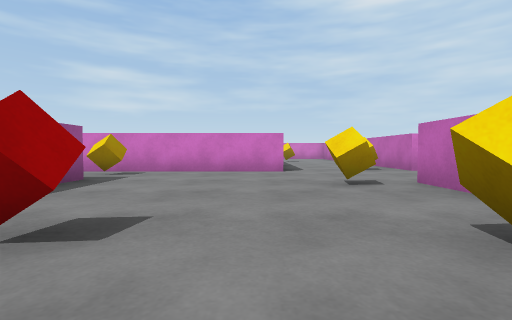
View 1 (above)

22 first-person views from a walk through a scene from a Unity 3-D project. The camera is 0.55 m above the floor, tilts 2° down and sees 85° across. The floor is counted in squares, 1 m on a side. Each view is taken from the middle of a square. On the plan, view 1 faces up. The plan holds only what a view shows up to about 9 squares ahead; the rest is blank. The player character is not drawn.

View 2
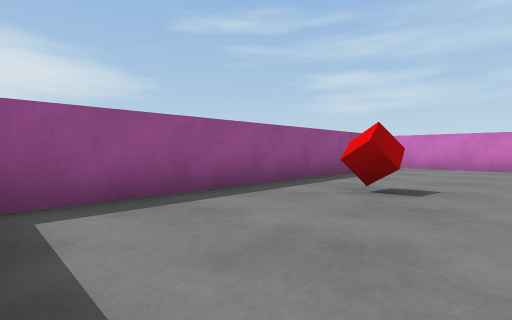

View 3
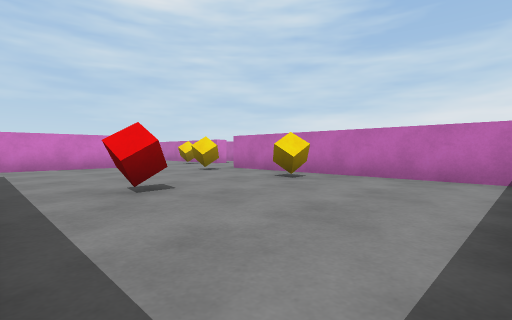

View 4
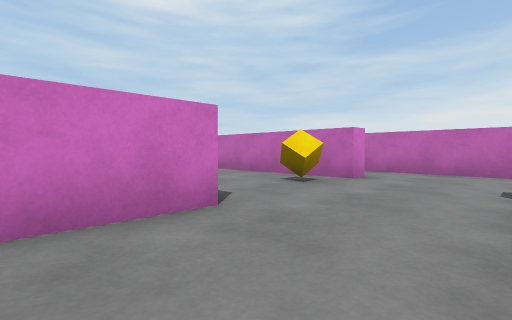

View 5
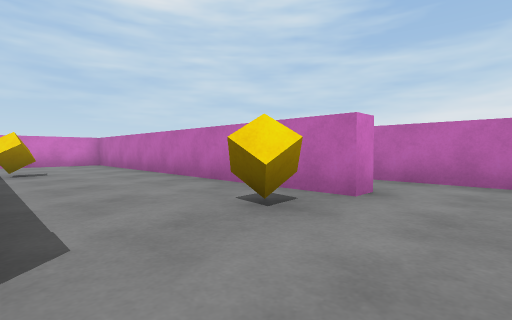

View 6
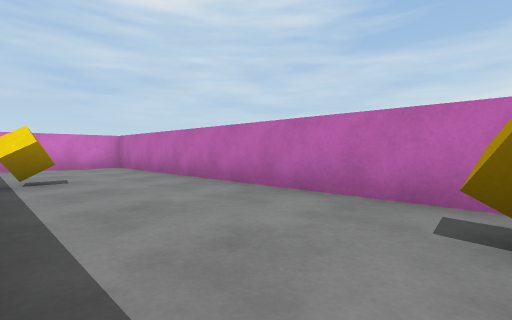

View 7
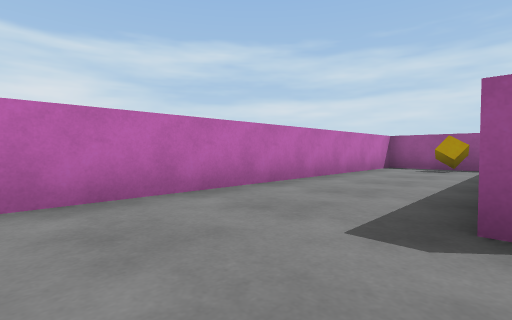

View 8
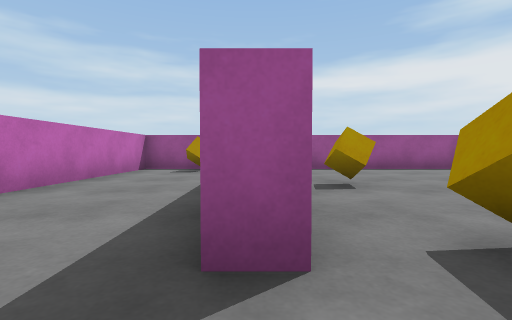

View 9
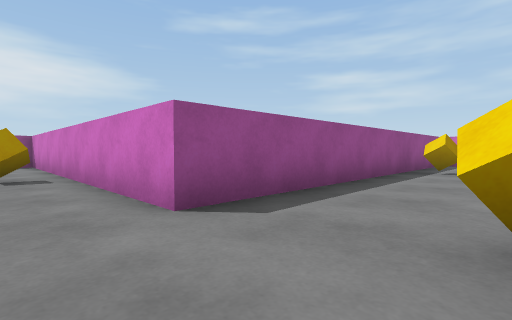

View 10
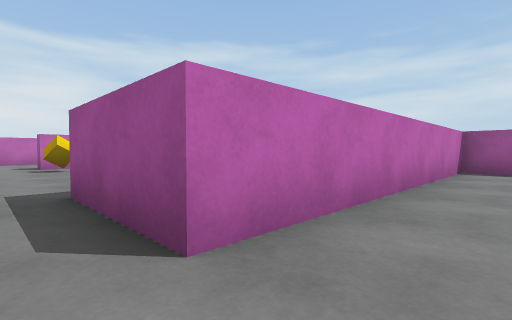

View 11
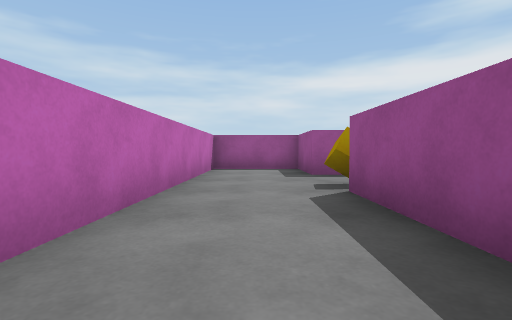

View 12
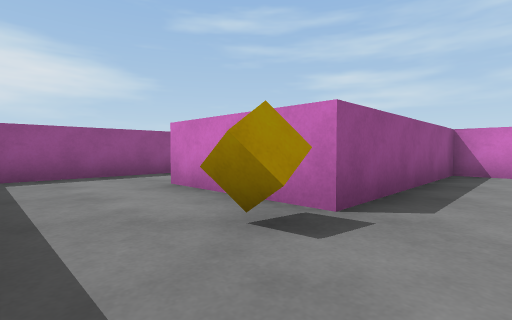

View 13
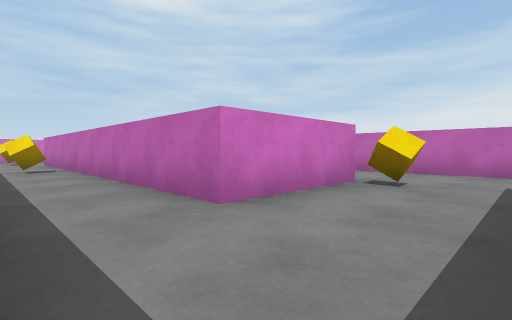

View 14
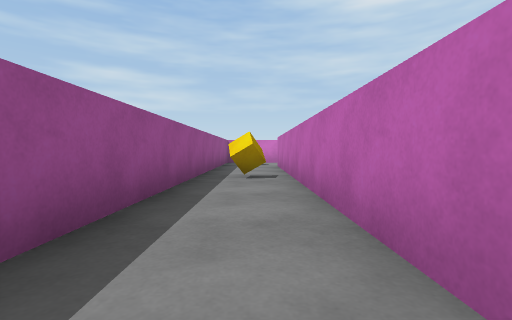

View 15
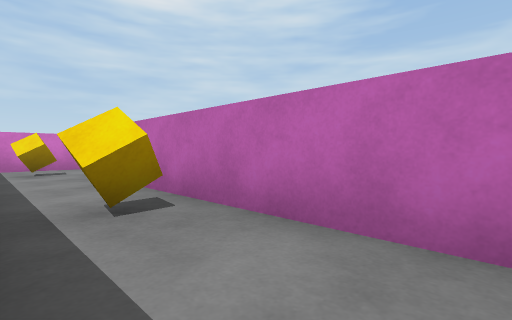

View 16
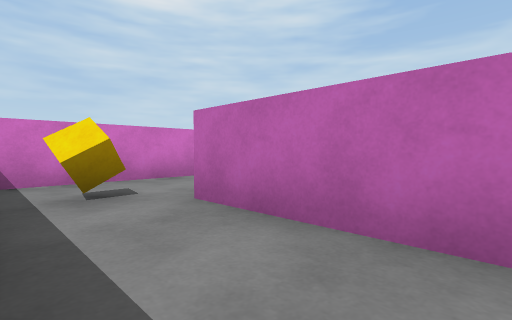

View 17
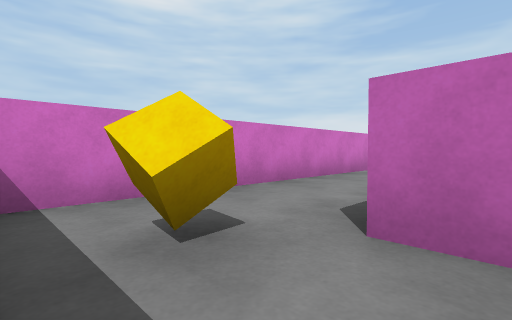

View 18
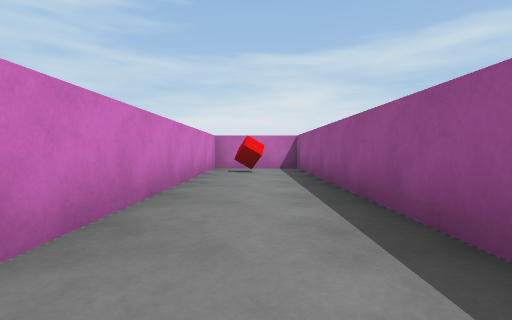

View 19
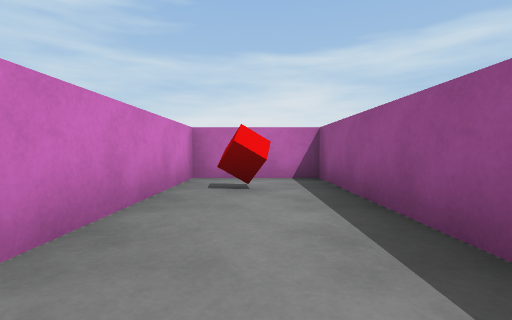

View 20
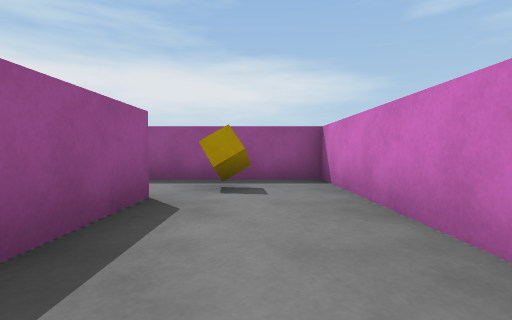

View 21
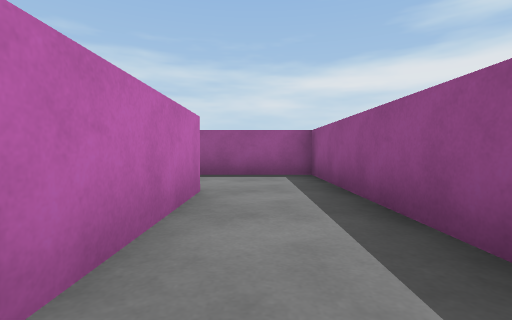

View 22
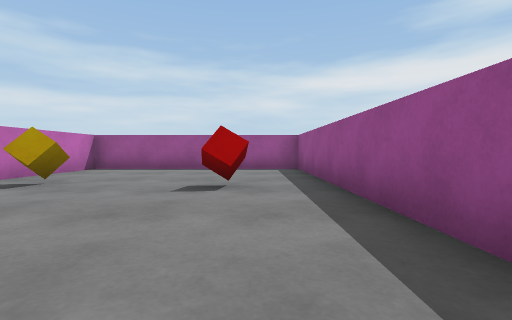

### Floor plan
Points are (right, up) in squares from view 1. A wall is a line through its corners. A room is listed if a view was taken in it or the views show most of it. See-through windows are left out.
Room 1 (views 1, 2, 3, 4, 5, 6, 7, 8, 9, 22)
walls: (4.8, 7.5) (4.2, 7.5) (4.2, 17.2) (1.4, 17.2); (-3.2, 5.2) (-3.2, -2.3) (2.8, -2.3) (2.8, 4.7) (3.2, 4.7); (4, -2.3) (6.2, -2.3) (6.2, 8.2); (0.7, 15.9) (0.7, 7.2) (-3.5, 7.2)
ways out: opening at (-4, 6) to room 2
objects: cube (-3, 6); red cube (-2, 2); cube (1, 2); cube (1, 14); cube (2, 4); cube (3, 8); cube (4, -1)
Room 2 (views 10, 11, 12, 13, 14, 15, 16, 17, 18, 19, 20, 21)
walls: (-3.5, 7.2) (-8.3, 7.2) (-8.3, 2.3) (-11.2, 2.3) (-11.2, 12.7) (-2.5, 12.7) (-2.5, 15.2) (-13.2, 15.2) (-13.2, -0.2) (-10.8, -0.2); (-8.9, -0.2) (-8.3, -0.2) (-8.3, -2.3) (-5.8, -2.3) (-5.8, 5.2) (-3.2, 5.2)
ways out: opening at (-4, 6) to room 1
objects: cube (-12, 9); cube (-12, 14); cube (-9, 2); red cube (-4, 14)

Positions as (right, up) in squares from view 1, and headings:
1: (0, 0), facing up
2: (0, -2), facing up-left
3: (-3, -2), facing up-right
4: (-1, 5), facing up-right
5: (1, 6), facing up-right
6: (1, 8), facing up-right
7: (3, 7), facing down-right
8: (3, 6), facing down
9: (3, 6), facing up-left
10: (-7, 6), facing down-right
11: (-7, 6), facing down
12: (-7, 0), facing up-left
13: (-13, 0), facing up-right
14: (-12, 3), facing up
15: (-13, 6), facing up-right
16: (-13, 10), facing up-right
17: (-13, 12), facing up-right
18: (-11, 14), facing right
19: (-8, 14), facing right
20: (-8, 14), facing left
21: (-12, 6), facing down
22: (-2, 6), facing down
